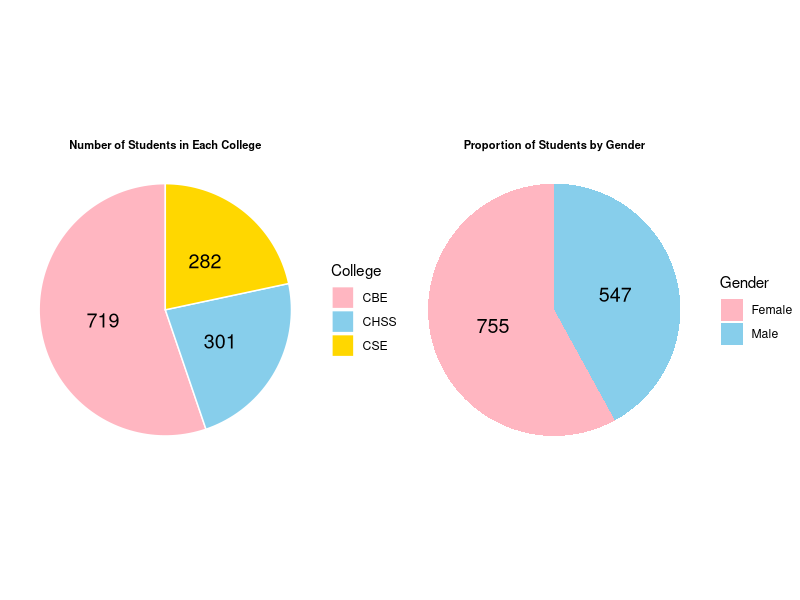

R code for this plot: (Note: this script raises an error after producing the figure.)
## ---- chunk 1
knitr::opts_chunk$set(message = FALSE)
knitr::opts_chunk$set(include = TRUE)
knitr::opts_chunk$set(warning = FALSE)
knitr::opts_chunk$set(fig.width = 8,fig.height = 4)
knitr::opts_chunk$set(echo = TRUE)
## ---- chunk 2
library(dplyr)
library(ggplot2)
library(tidyr)
library(ggpubr)
library(dplyr)
library(tidyr)
#install.packages("readxl")  # Install the package
library(readxl)  
library(gridExtra)
library(car)
library(patchwork)

## ---- chunk 3
gpa_data <- read_excel("DS_student_request.xlsx")
gpa_data
## ---- chunk 4
gpa_data <- gpa_data %>%
  filter(!is.na(All_CGPA)) %>% filter(!is.na(FirstYear_CGPA))
## ---- chunk 5

college_counts <- gpa_data %>%
  filter(!is.na(College)) %>%
  group_by(College) %>%
  summarise(student_count = n())
## ---- chunk 6
college_plot <- ggplot(college_counts, aes(x = "", y = student_count, fill = College)) +
  geom_bar(stat = "identity", width = 1, color = "white") +
  coord_polar("y", start = 0) +
  geom_text(aes(label = student_count), position = position_stack(vjust = 0.5), size = 5) +
  theme_void() +
  labs(title = "Number of Students in Each College", fill = "College") +
  scale_fill_manual(values = c("#FFB6C1", "#87CEEB", "#FFD700")) +   
  theme(
    plot.title = element_text(hjust = 0.5, size = 8, face = "bold")
  ) 
gender_counts <- gpa_data %>%
  group_by(Gender) %>%
  summarise(count = n())
gender_plot <- ggplot(gender_counts, aes(x = "", y = count, fill = Gender)) +
  geom_bar(stat = "identity", width = 1) +
  coord_polar("y", start = 0) +
  theme_void() +
  scale_fill_manual(values = c("#FFB6C1", "#87CEEB")) +
  geom_text(aes(label = count), position = position_stack(vjust = 0.5), size = 5) +
  labs(title = "Proportion of Students by Gender")+   theme(
    plot.title = element_text(hjust = 0.5, size = 8, face = "bold")
  ) 

# Arrange the plots side by side
combined_plot <- college_plot + gender_plot
ggsave("combined_plot.png", combined_plot, width = 6, height = 3)

# Display the image
knitr::include_graphics("combined_plot.png")
## ---- chunk 7
dist = ggplot(data = gpa_data, aes(x = All_CGPA)) +
  geom_histogram(binwidth = 0.2, fill = "#87CEEB", color = "white", alpha = 0.8) +
  theme_minimal() +
  labs(title = "Distribution of CGPA", x = "CGPA", y = "") +
  theme(plot.title = element_text(hjust = 0.5, size = 16, face = "bold"))

ggsave("histogram.png", dist, width = 6, height = 3)

# Display the image
knitr::include_graphics("histogram.png")
## ---- chunk 8
knitr::include_graphics("collegeboard.png")
## ---- chunk 9
# Calculate average CGPA, standard deviation, and standard error for each enrollment year
gpa_trend <- gpa_data %>%
  group_by(FirstEnrolled_Year) %>%
  summarise(
    average_cgpa = mean(All_CGPA, na.rm = TRUE),
    sd_cgpa = sd(All_CGPA, na.rm = TRUE),
    n = sum(!is.na(All_CGPA))  # Count non-NA values
  ) %>%
  mutate(se_cgpa = sd_cgpa / sqrt(n))  # Calculate standard error

# Plot with error bars
ggplot(data = gpa_trend, aes(x = FirstEnrolled_Year, y = average_cgpa)) +
  geom_line(color = "#87CEEB", size = 1.2) +
  geom_errorbar(aes(ymin = average_cgpa - se_cgpa, ymax = average_cgpa + se_cgpa),
                width = 0.2, color = "darkblue", size = 0.8) +  # Add error bars
  theme_minimal() +
  labs(title = "Average CGPA Over Enrollment Years", 
       x = "Enrollment Year", 
       y = "Average CGPA") +
  theme(plot.title = element_text(hjust = 0.5, size = 13, face = "bold")) +
  ylim(0, 4)

## ---- chunk 10
# Data for All_CGPA
data_gpa_gender_all <- gpa_data %>%
  filter(!is.na(All_CGPA)) %>%
  group_by(Gender) %>%
  summarise(
    average_cgpa = mean(All_CGPA, na.rm = TRUE),
    student_count = n()
  )

# Data for FirstYear_CGPA
data_gpa_gender_first <- gpa_data %>%
  filter(!is.na(FirstYear_CGPA)) %>%
  group_by(Gender) %>%
  summarise(
    average_cgpa = mean(FirstYear_CGPA, na.rm = TRUE),
    student_count = n()
  )

# Plot for All_CGPA
plot_all <- ggplot(data = data_gpa_gender_all, aes(x = Gender, y = average_cgpa, fill = Gender, group = Gender)) +
  geom_bar(stat = "identity") +
  geom_text(aes(label = round(average_cgpa, 2)), vjust = 5, size = 5) +
  theme_minimal() +
  labs(title = "Average GPA by Gender (All_CGPA)", y = "Average CGPA", x = "") +
  theme(
    plot.title = element_text(hjust = 0.5, size = 10, face = "bold")
  ) +
  scale_fill_manual(values = c("#FFB6C1", "#87CEEB", "#FFD700", "#98FB98", "#FF69B4", "#FFA07A"))

# Plot for FirstYear_CGPA
plot_first <- ggplot(data = data_gpa_gender_first, aes(x = Gender, y = average_cgpa, fill = Gender, group = Gender)) +
  geom_bar(stat = "identity") +
  geom_text(aes(label = round(average_cgpa,2)), vjust = 5, size = 5) +
  theme_minimal() +
  labs(title = "Average GPA by Gender (FirstYear_CGPA)", y = "Average CGPA", x = "") +
  theme(
    plot.title = element_text(hjust = 0.5, size = 10, face = "bold")
  ) +
  scale_fill_manual(values = c("#FFB6C1", "#87CEEB", "#FFD700", "#98FB98", "#FF69B4", "#FFA07A"))

# Arrange the two plots side by side
grid.arrange(plot_all, plot_first, ncol = 2)

## ---- chunk 11
# Plot for All_CGPA
plot_all_cgpa <- ggplot(data = gpa_data, aes(x = as.factor(FincialAid_Received_AtLeast_Once), y = All_CGPA, fill = as.factor(FincialAid_Received_AtLeast_Once))) +
  geom_boxplot(alpha = 0.7) +
  theme_minimal() +
  labs(title = "Cumulative GPA by Financial Aid Status", x = "Financial Aid", y = "All CGPA") +
  scale_fill_manual(values = c("#E57373", "#81C784")) +  # Softer red and green
  scale_x_discrete(labels = c("No", "Yes")) +  # Rename 0 and 1 to No and Yes
  theme(
    legend.position = "none",
    plot.title = element_text(hjust = 0.5, size = 13, face = "bold")
  )

# Plot for FirstYear_CGPA
plot_first_year <- ggplot(data = gpa_data, aes(x = as.factor(FincialAid_Received_AtLeast_Once), y = FirstYear_CGPA, fill = as.factor(FincialAid_Received_AtLeast_Once))) +
  geom_boxplot(alpha = 0.7) +
  theme_minimal() +
  labs(title = "First Year GPA by Financial Aid Status", x = "Financial Aid", y = "First Year CGPA") +
  scale_fill_manual(values = c("#E57373", "#81C784")) +
  scale_x_discrete(labels = c("No", "Yes")) +
  theme(
    legend.position = "none",
    plot.title = element_text(hjust = 0.5, size = 13, face = "bold")
  )

# Arrange the plots side by side
grid.arrange(plot_all_cgpa, plot_first_year, ncol = 2)

## ---- chunk 12
gpa_data_filtered <- gpa_data %>%
  filter(!is.na(FirstYear_CGPA), !is.na(RoA))

# Create the boxplot
ggplot(data = gpa_data_filtered, aes(x = as.factor(RoA), y = All_CGPA, fill = as.factor(RoA))) +
  geom_boxplot(alpha = 0.7) +
  theme_minimal() +
  labs(
    title = "1st Year CGPA by Citizenship Status (Republic of Armenia)", 
    x = "Citizenship Status", 
    y = "1st Year CGPA"
  ) +
  scale_fill_manual(values = c("#87CEEB", "#FFA07A")) +  # Custom colors
  scale_x_discrete(labels = c("No", "Yes")) +  # Rename 0 and 1 to No and Yes
  theme(legend.position = "none") +
  theme(
    legend.position = "none",
    plot.title = element_text(hjust = 0.5, size = 13, face = "bold")
  )


## ---- chunk 13
# Plot for School_GPA by College
boxplot_college <- ggplot(data = gpa_data, aes(x = College, y = School_GPA, fill = College)) +
  geom_boxplot(alpha = 0.7) +
  theme_minimal() +
  labs(title = "Distribution of School GPA by College", x = "College", y = "School GPA") +
  scale_fill_manual(values = c("#87CEEB", "#FFD700", "#9370DB")) +
  theme(
    legend.position = "none",
    plot.title = element_text(hjust = 0.5, size = 14, face = "bold"),
    axis.text.x = element_text(size = 10, angle = 30, hjust = 1)
  )

# Plot for School_GPA by Major
boxplot_major <- ggplot(data = gpa_data, aes(x = FirstEnrolled_MajorCode, y = School_GPA, fill = FirstEnrolled_MajorCode)) +
  geom_boxplot(alpha = 0.7) +
  theme_minimal() +
  labs(title = "Distribution of School GPA by Major", x = "Major", y = "School GPA") +
  scale_fill_manual(values = c("#87CEEB", "#FFD700", "#9370DB")) +
  theme(
    legend.position = "none",
    plot.title = element_text(hjust = 0.5, size = 14, face = "bold"),
    axis.text.x = element_text(size = 10, angle = 45, hjust = 1)
  )

# Arrange the two plots side by side
grid.arrange(boxplot_college, boxplot_major, ncol = 2)


## ---- chunk 14
# Plot for School_GPA by College
boxplot_college <- ggplot(data = gpa_data, aes(x = College, y = FirstYear_CGPA, fill = College)) +
  geom_boxplot(alpha = 0.7) +
  theme_minimal() +
  labs(title = "Distribution of 1st Year CGPA by College", x = "College", y = "1st Year CGPA") +
  scale_fill_manual(values = c("#87CEEB", "#FFD700", "#9370DB")) +
  theme(
    legend.position = "none",
    plot.title = element_text(hjust = 0.5, size = 12, face = "bold"),
    axis.text.x = element_text(size = 10, angle = 30, hjust = 1)
  )

# Plot for School_GPA by Major
boxplot_major <- ggplot(data = gpa_data, aes(x = FirstEnrolled_MajorCode, y = FirstYear_CGPA, fill = FirstEnrolled_MajorCode)) +
  geom_boxplot(alpha = 0.7) +
  theme_minimal() +
  labs(title = "Distribution of 1st Year CGPA by Major", x = "Major", y = "1st Year CGPA") +
  scale_fill_manual(values = c("#87CEEB", "#FFD700", "#9370DB")) +
  theme(
    legend.position = "none",
    plot.title = element_text(hjust = 0.5, size = 12, face = "bold"),
    axis.text.x = element_text(size = 10, angle = 45, hjust = 1)
  )

# Arrange the two plots side by side
grid.arrange(boxplot_college, boxplot_major, ncol = 2)

## ---- chunk 15
# Plot for School_GPA by College
boxplot_college <- ggplot(data = gpa_data, aes(x = College, y = All_CGPA, fill = College)) +
  geom_boxplot(alpha = 0.7) +
  theme_minimal() +
  labs(title = "Distribution of All CGPA by College", x = "College", y = "1st Year CGPA") +
  scale_fill_manual(values = c("#87CEEB", "#FFD700", "#9370DB")) +
  theme(
    legend.position = "none",
    plot.title = element_text(hjust = 0.5, size = 12, face = "bold"),
    axis.text.x = element_text(size = 10, angle = 30, hjust = 1)
  )

# Plot for School_GPA by Major
boxplot_major <- ggplot(data = gpa_data, aes(x = FirstEnrolled_MajorCode, y = All_CGPA, fill = FirstEnrolled_MajorCode)) +
  geom_boxplot(alpha = 0.7) +
  theme_minimal() +
  labs(title = "Distribution of All CGPA by Major", x = "Major", y = "1st Year CGPA") +
  scale_fill_manual(values = c("#87CEEB", "#FFD700", "#9370DB")) +
  theme(
    legend.position = "none",
    plot.title = element_text(hjust = 0.5, size = 12, face = "bold"),
    axis.text.x = element_text(size = 10, angle = 45, hjust = 1)
  )

# Arrange the two plots side by side
grid.arrange(boxplot_college, boxplot_major, ncol = 2)

## ---- chunk 16
# Boxplot grouped by FirstEnrolled_Year and colored by FirstEnrolled_MajorCode
boxplot_years <- ggplot(data = gpa_data, aes(x = as.factor(FirstEnrolled_Year), y = All_CGPA, fill = FirstEnrolled_MajorCode)) +
  geom_boxplot(alpha = 0.7) +
  theme_minimal() +
  labs(
    title = "CGPA by First Enrolled Year and Major Code",
    x = "First Enrolled Year",
    y = "All CGPA",
    fill = "Major Code"
  ) +
  theme(
    plot.title = element_text(hjust = 0.5, size = 9, face = "bold"),
    axis.text.x = element_text(angle = 45, hjust = 1)
  ) +
  scale_fill_manual(values = c(
    "#F7DC6F", "#AF7AC5", "#48C9B0"
  ))


major_trends <- gpa_data %>%
  group_by(FirstEnrolled_Year, FirstEnrolled_MajorCode) %>%
  summarise(average_cgpa = mean(All_CGPA, na.rm = TRUE))

linechart_years <- ggplot(data = major_trends, aes(x = FirstEnrolled_Year, y = average_cgpa, color = FirstEnrolled_MajorCode, group = FirstEnrolled_MajorCode)) +
  scale_color_manual(values = c(
    "#F7DC6F", "#AF7AC5", "#48C9B0"
  )) +
  geom_line(size = 1) +
  geom_point(size = 2) +
  theme_minimal() +
  labs(title = "CGPA Trends by Major", x = "Enrollment Year", y = "Average CGPA", color = "Major") + 
  theme(
    plot.title = element_text(hjust = 0.5, size = 9, face = "bold"),
    axis.text.x = element_text(angle = 45, hjust = 1)
  )

grid.arrange(boxplot_years, linechart_years, ncol = 2)

## ---- chunk 17
fy_all <- ggplot(data = gpa_data, aes(x = FirstYear_CGPA, y = All_CGPA)) +
  geom_point(alpha = 0.5) +
  geom_smooth(method = "lm", color = "darkred", se = FALSE) +
  theme_minimal() +
  labs(title = "Correlation Between First-Year CGPA and All CGPA", x = "First-Year CGPA", y = "All CGPA") +
  theme(
    plot.title = element_text(hjust = 0.5, size = 6, face = "bold"))

fy_sc <- ggplot(data = gpa_data, aes(x = FirstYear_CGPA, y = School_GPA)) +
  geom_point(alpha = 0.5) +
  geom_smooth(method = "lm", color = "darkred", se = FALSE) +
  theme_minimal() +
  labs(title = "Correlation Between First-Year CGPA and School GPA", x = "First-Year CGPA", y = "School CGPA") +
  theme(
    plot.title = element_text(hjust = 0.5, size = 6, face = "bold"))

all_sc <-  ggplot(data = gpa_data, aes(x = FirstYear_CGPA, y = School_GPA)) +
  geom_point(alpha = 0.5) +
  geom_smooth(method = "lm", color = "darkred", se = FALSE) +
  theme_minimal() +
  labs(title = "Correlation Between All CGPA and School GPA", x = "All CGPA", y = "School CGPA") +
  theme(
    plot.title = element_text(hjust = 0.5, size = 6, face = "bold"))

ggarrange(fy_all,fy_sc,all_sc, ncol = 3)
## ---- chunk 18
# Correlation between 1st Year GPA and School GPA
cor_test <- cor.test(gpa_data$FirstYear_CGPA, gpa_data$School_GPA, 
                     method = "pearson")
print(cor_test)
## ---- chunk 19
# Correlation between 1st Year GPA and Overall GPA
cor_test_uni_gpa <- cor.test(gpa_data$FirstYear_CGPA, gpa_data$All_CGPA, 
                            method = "pearson")
print(cor_test_uni_gpa)
## ---- chunk 20
# Understanding the impact of College on All CGPA with ANOVA
oneway_anova <- aov(All_CGPA ~ College, data = gpa_data)
summary(oneway_anova)

## ---- chunk 21
# Conduct Tukey's test for College
tukey_test <- TukeyHSD(oneway_anova)
print(tukey_test)

## ---- chunk 22
# T-test for Financial Aid impact on All CGPA
t_test_finaid <- t.test(All_CGPA ~ FincialAid_Received_AtLeast_Once, 
                        data = gpa_data)
print(t_test_finaid)

## ---- chunk 23
# T-test for gender differences in CGPA
t_test_gender <- t.test(All_CGPA ~ Gender, data = gpa_data)
print(t_test_gender)
## ---- chunk 24
gpa_data <- gpa_data %>%
  mutate(FirstEnrolled_Year = as.factor(FirstEnrolled_Year))

# One-way ANOVA based on Enrollment Year
anova_year <- aov(All_CGPA ~ FirstEnrolled_Year, data = gpa_data)
summary(anova_year)

## ---- chunk 25
# Tukey test to find differences between years
tukey_posthoc <- TukeyHSD(anova_year)
print(tukey_posthoc)

## ---- chunk 26
# T-test for Financial Aid (0 = No, 1 = Yes)
t_test_finaid <- t.test(All_CGPA ~ FincialAid_Received_AtLeast_Once, 
                        data = gpa_data)
print(t_test_finaid)
## ---- chunk 27
gpa_data_clean <- gpa_data %>%
  filter(!is.na(FirstYear_CGPA), !is.na(College), !is.na(FirstEnrolled_MajorCode))

anova_major_gpa_college <- aov(All_CGPA ~ FirstEnrolled_MajorCode * 
                                 FirstYear_CGPA * College, data = gpa_data_clean)
summary(anova_major_gpa_college)

## ---- chunk 28
# Filter for CSE (authentic major: BSCS)
cse_data <- gpa_data %>%
  mutate(Switched = ifelse(College == "CSE" & FirstEnrolled_MajorCode != "BSCS", 1, 0)) %>%
  filter(College == "CSE")

# Filter for CBE (authentic major: BAB)
cbe_data <- gpa_data %>%
  mutate(Switched = ifelse(College == "CBE" & FirstEnrolled_MajorCode != "BAB", 1, 0)) %>%
  filter(College == "CBE")

# Filter for CHSS (authentic major: BAEC)
chss_data <- gpa_data %>%
  mutate(Switched = ifelse(College == "CHSS" & FirstEnrolled_MajorCode != "BAEC", 1, 0)) %>%
  filter(College == "CHSS")

## ---- chunk 29

combined_data <- bind_rows(cse_data, cbe_data, chss_data)

# Check the combined data
# Summarize the counts of switched and authentic enrollments by college
summary_counts <- combined_data %>%
  group_by(College, Switched) %>%
  summarise(Count = n(), .groups = "drop")

# Print the summary
print(summary_counts)

# Plot proportions
ggplot(summary_counts, aes(x = College, y = Count, fill = as.factor(Switched))) +
  geom_bar(stat = "identity", position = "dodge") +
  theme_minimal() +
  labs(
    title = "Proportion of Switched vs Authentic Students by College",
    x = "College",
    y = "Number of Students",
    fill = "Switched (0 = Authentic, 1 = Switched)"
  ) + scale_fill_manual(values = c(
    "#98FB98", "#FF69B4"
  ))
## ---- chunk 30
# T-test for CSE
t_test_cse <- t.test(All_CGPA ~ Switched, data = combined_data 
                     %>% filter(College == "CSE"))
print(t_test_cse)
## ---- chunk 31
# T-test for CBE
t_test_cbe <- t.test(All_CGPA ~ Switched, data = combined_data 
                     %>% filter(College == "CBE"))
print(t_test_cbe)
## ---- chunk 32
# T-test for CHSS
t_test_chss <- t.test(All_CGPA ~ Switched, data = combined_data 
                      %>% filter(College == "CHSS"))
print(t_test_chss)

## ---- chunk 33
anova_all_star_switched <- Anova(lm(All_CGPA ~ FirstYear_CGPA * 
                                      Switched * College, data = combined_data))
print(anova_all_star_switched)

## ---- chunk 34
anova_all_star_switched <- Anova(lm(All_CGPA ~ FirstYear_CGPA * 
                                      Switched * College * FirstEnrolled_MajorCode, 
                                     data = combined_data))
print(anova_all_star_switched)
## ---- chunk 35
lm_all_star_switched <- Anova(lm(All_CGPA ~ FirstYear_CGPA * 
                                   College *
                                   FirstEnrolled_MajorCode * 
                                   Switched + Gender + 
                                   School_GPA + 
                                   FincialAid_Received_AtLeast_Once, 
                                   data = combined_data))
print(lm_all_star_switched)

